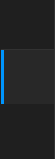
    <widget class="QWidget" name="left_navbar" native="true">
     <property name="minimumSize">
      <size>
       <width>55</width>
       <height>0</height>
      </size>
     </property>
     <property name="maximumSize">
      <size>
       <width>55</width>
       <height>16777215</height>
      </size>
     </property>
     <property name="styleSheet">
      <string notr="true">color:white;
background-color: rgb(31, 31, 31);
margin: 0 0 0 0;
padding: 0 0 0 0;
border-right:  1px solid rgba(129, 129, 129, 50);
border-left: 0;</string>
     </property>
     <layout class="QVBoxLayout" name="verticalLayout_11">
      <property name="leftMargin">
       <number>1</number>
      </property>
      <property name="topMargin">
       <number>1</number>
      </property>
      <property name="rightMargin">
       <number>1</number>
      </property>
      <property name="bottomMargin">
       <number>1</number>
      </property>
      <item>
       <widget class="QWidget" name="widget_17" native="true">
        <property name="styleSheet">
         <string notr="true">QWidget {border: 0;margin: 0 0 0 0;}

QPushButton {
font: 570 10pt &quot;Consolas&quot;;
color: 	rgb(190, 190, 190);
margin: 0 0 0 0;
padding: 5,5,5,5;
}
QPushButton:hover {
			color: white;
			background:   rgb(40, 40, 40);
        }
QPushButton:checked  {
		border-left: 3px solid rgb(0, 150, 255);
		border-radius: 0px;
		color: white;
		background:  rgb(40, 40, 40);
}
QPushButton:unchecked  {
		border: 0px;
		background-color: transparent;
		color: 	rgb(171, 171, 171);
}
QToolTip{ 
		font: 12pt;
		color: rgb(100, 100, 100);
}</string>
        </property>
        <layout class="QVBoxLayout" name="verticalLayout_12">
         <property name="spacing">
          <number>0</number>
         </property>
         <property name="leftMargin">
          <number>0</number>
         </property>
         <property name="topMargin">
          <number>0</number>
         </property>
         <property name="rightMargin">
          <number>0</number>
         </property>
         <property name="bottomMargin">
          <number>0</number>
         </property>
         <item>
          <widget class="QWidget" name="widget_2" native="true">
           <property name="minimumSize">
            <size>
             <width>0</width>
             <height>0</height>
            </size>
           </property>
           <property name="styleSheet">
            <string notr="true">QWidget {border-bottom: 1px solid rgba(129, 129, 129, 50);}</string>
           </property>
           <layout class="QGridLayout" name="gridLayout_9">
            <property name="leftMargin">
             <number>0</number>
            </property>
            <property name="topMargin">
             <number>2</number>
            </property>
            <property name="rightMargin">
             <number>0</number>
            </property>
            <property name="bottomMargin">
             <number>2</number>
            </property>
            <item row="0" column="0">
             <widget class="QPushButton" name="hideLeftSideTabButton">
              <property name="minimumSize">
               <size>
                <width>45</width>
                <height>45</height>
               </size>
              </property>
              <property name="maximumSize">
               <size>
                <width>45</width>
                <height>45</height>
               </size>
              </property>
              <property name="cursor">
               <cursorShape>PointingHandCursor</cursorShape>
              </property>
              <property name="layoutDirection">
               <enum>Qt::LeftToRight</enum>
              </property>
              <property name="styleSheet">
               <string notr="true">QPushButton {
	margin: 5 5 5 5;
	padding: 5 5 5 5;
	border-radius: 2px;
border: 0px;
}
QPushButton:hover {
	background:   rgb(40, 40, 40);
}</string>
              </property>
              <property name="text">
               <string/>
              </property>
              <property name="icon">
               <iconset>
                <normaloff>../../resources/icons/back.png</normaloff>../../resources/icons/back.png</iconset>
              </property>
              <property name="iconSize">
               <size>
                <width>17</width>
                <height>17</height>
               </size>
              </property>
             </widget>
            </item>
           </layout>
          </widget>
         </item>
         <item>
          <widget class="QPushButton" name="allToolsMenuButton">
           <property name="sizePolicy">
            <sizepolicy hsizetype="Minimum" vsizetype="Fixed">
             <horstretch>0</horstretch>
             <verstretch>0</verstretch>
            </sizepolicy>
           </property>
           <property name="minimumSize">
            <size>
             <width>54</width>
             <height>54</height>
            </size>
           </property>
           <property name="maximumSize">
            <size>
             <width>54</width>
             <height>54</height>
            </size>
           </property>
           <property name="cursor">
            <cursorShape>PointingHandCursor</cursorShape>
           </property>
           <property name="styleSheet">
            <string notr="true"/>
           </property>
           <property name="text">
            <string/>
           </property>
           <property name="icon">
            <iconset>
             <normaloff>../../resources/icons/grid.png</normaloff>../../resources/icons/grid.png</iconset>
           </property>
           <property name="iconSize">
            <size>
             <width>20</width>
             <height>20</height>
            </size>
           </property>
           <property name="checkable">
            <bool>true</bool>
           </property>
           <property name="checked">
            <bool>true</bool>
           </property>
           <property name="autoExclusive">
            <bool>false</bool>
           </property>
           <property name="autoDefault">
            <bool>false</bool>
           </property>
           <property name="default">
            <bool>false</bool>
           </property>
           <attribute name="buttonGroup">
            <string notr="true">WorkspaceMenuButtonGroup</string>
           </attribute>
          </widget>
         </item>
         <item>
          <widget class="QPushButton" name="widgetListMenuButton">
           <property name="minimumSize">
            <size>
             <width>54</width>
             <height>54</height>
            </size>
           </property>
           <property name="maximumSize">
            <size>
             <width>54</width>
             <height>54</height>
            </size>
           </property>
           <property name="cursor">
            <cursorShape>PointingHandCursor</cursorShape>
           </property>
           <property name="toolTip">
            <string>Shows all the widget on the scene in Tree View</string>
           </property>
           <property name="text">
            <string/>
           </property>
           <property name="icon">
            <iconset>
             <normaloff>../../resources/icons/hierarchical-structure.png</normaloff>../../resources/icons/hierarchical-structure.png</iconset>
           </property>
           <property name="iconSize">
            <size>
             <width>25</width>
             <height>25</height>
            </size>
           </property>
           <property name="checkable">
            <bool>true</bool>
           </property>
           <attribute name="buttonGroup">
            <string notr="true">WorkspaceMenuButtonGroup</string>
           </attribute>
          </widget>
         </item>
         <item>
          <spacer name="verticalSpacer_5">
           <property name="orientation">
            <enum>Qt::Vertical</enum>
           </property>
           <property name="sizeType">
            <enum>QSizePolicy::MinimumExpanding</enum>
           </property>
           <property name="sizeHint" stdset="0">
            <size>
             <width>0</width>
             <height>0</height>
            </size>
           </property>
          </spacer>
         </item>
        </layout>
       </widget>
      </item>
     </layout>
    </widget>
